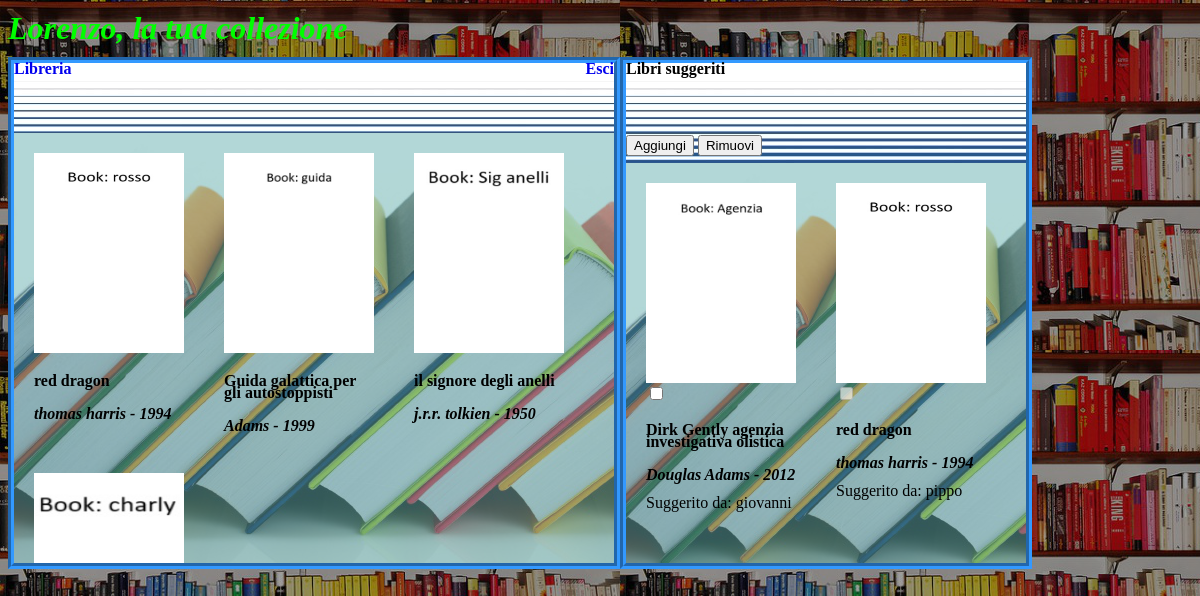
Screenshot of /home.php (signed in) with the database file from the repository.
### tables this page shows
CREATE TABLE `commenti` (
  `id` varchar(45) NOT NULL,
  `isbn` varchar(13) NOT NULL,
  `commento` varchar(200) DEFAULT NULL,
  `voto` int(11) DEFAULT NULL,
  PRIMARY KEY (`id`,`isbn`),
  KEY `isbn_idx` (`isbn`),
  CONSTRAINT `id` FOREIGN KEY (`id`) REFERENCES `utenti` (`ID`) ON DELETE CASCADE ON UPDATE NO ACTION,
  CONSTRAINT `isbn` FOREIGN KEY (`isbn`) REFERENCES `libri` (`isbn`) ON DELETE CASCADE ON UPDATE NO ACTION
);

CREATE TABLE `libri` (
  `isbn` varchar(13) NOT NULL,
  `titolo` varchar(45) DEFAULT NULL,
  `autore` varchar(45) DEFAULT NULL,
  `editore` varchar(45) DEFAULT NULL,
  `anno` int(11) DEFAULT NULL,
  `genere` enum('orror','fantasy','romantico','giallo','avventura','fumetto') DEFAULT NULL,
  `url_img` varchar(45) DEFAULT NULL,
  `timestamp_libro` timestamp NULL DEFAULT CURRENT_TIMESTAMP,
  PRIMARY KEY (`isbn`)
);

CREATE TABLE `suggeriti` (
  `id1` varchar(45) NOT NULL,
  `id2` varchar(45) NOT NULL,
  `isbn_libro` varchar(13) NOT NULL,
  PRIMARY KEY (`id1`,`id2`,`isbn_libro`),
  KEY `isbn_idx` (`isbn_libro`),
  KEY `id2_idx` (`id2`),
  CONSTRAINT `id1` FOREIGN KEY (`id1`) REFERENCES `utenti` (`ID`) ON DELETE CASCADE ON UPDATE NO ACTION,
  CONSTRAINT `id2` FOREIGN KEY (`id2`) REFERENCES `utenti` (`ID`) ON DELETE CASCADE ON UPDATE NO ACTION,
  CONSTRAINT `isbn_libro` FOREIGN KEY (`isbn_libro`) REFERENCES `libri` (`isbn`) ON DELETE CASCADE ON UPDATE NO ACTION
);

CREATE TABLE `utenti` (
  `ID` varchar(45) NOT NULL,
  `nome` varchar(45) DEFAULT NULL,
  `cognome` varchar(45) DEFAULT NULL,
  `genere_preferito` enum('orror','fantasy','romantico','giallo','avventura','fumetto') DEFAULT NULL,
  `pass` varchar(45) DEFAULT NULL,
  PRIMARY KEY (`ID`)
);

### home.php (the view, shortened to what this page needs)
<?PHP
function presente($valore, $lista)
{
	while ($temp = mysql_fetch_array($lista))
		if ($temp['isbn'] == $valore)
			return true;
	return false;
}
$user_id=$_SESSION['user'];
?>
<!DOCTYPE HTML PUBLIC "-//W3C//DTD HTML 4.01//EN"
"http://www.w3.org/TR/html4/strict.dtd">
<html lang="it">
<head>
	<link rel="stylesheet" type="text/css" media="screen" href="./css/style_screen.css">
</head>
<body>
<?PHP
	echo '<h1 class="titoli">'.ucwords($_SESSION["nome"]).', la tua collezione</h1>';
?>
	<div class="primo">
		<p class="i_no_interlinea p_no_interlinea p_bold"><a href="libreria.php" class="titoli_link">Libreria</a><a href="index.php" class="bottone2 titoli_link">Esci</a></p>
		<div class="contenitore" id="contenitore_home">
		<?PHP
			$query1 = mysql_query("select * from libri, commenti where libri.isbn=commenti.isbn and id='".$user_id."'") or die(mysql_error());
			while($result = mysql_fetch_array($query1))
			{
				echo '<div class="elemento el_home">
					<a class="descrizione_libri" href="visualizza_libro.php?ISBN='.$result["isbn"].'">
					<img class="img_el"  src="'.$result["url_img"].'" alt="isbn: '.$result["isbn"].'">
					</a>
            				<h4><a class="descrizione_libri" href="visualizza_libro.php?ISBN='.$result["isbn"].'">'.$result["titolo"].'</a></h4>
            				<p class="p_autore_anno"><a class="descrizione_libri" href="visualizza_libro.php?ISBN='.$result["isbn"].'">'.$result["autore"].' - '.$result["anno"].'</a></p>
				</div>';
			}
		?>
		</div>
	</div>
	<div class="secondo">
		<p class="i_no_interlinea p_bold" id="label_suggeriti">Libri suggeriti</p>
		<form action="home.php" method="post">
			<div class="top_home">
				<p class="p_inline p_no_interlinea"><input type="submit" value="Aggiungi" name="Aggiungi2"></p>
				<p class="p_inline p_no_interlinea"><input type="submit" value="Rimuovi" name="Rimuovi"></p>
			</div>
			<div class="contenitore">
			<?PHP
				$supporto=mysql_query("select libri.isbn from libri, commenti where libri.isbn=commenti.isbn and id='".$user_id."'");
				$q = mysql_query("select isbn, url_img, titolo, autore, anno, nome, id1 from libri, suggeriti, utenti
 where libri.isbn=suggeriti.isbn_libro and id1=utenti.id and id2='".$user_id."'") or die(mysql_error());
				while($r = mysql_fetch_array($q))
				{
					echo '<div class="elemento el_lib">
						<a class="descrizione_libri" href="visualizza_libro.php?ISBN='.$r["isbn"].'&amp;s='.$r["id1"].'">
						<img class="img_el"  src="'.$r["url_img"].'" alt="isbn: '.$r["isbn"].'">
						</a>
						<input type="checkbox" name="elementi['.$r["isbn"].'_'.$r["id1"].']"';
					echo (presente($r["isbn"], $supporto)) ? ' disabled="disabled">' : '>';
					echo '<h4><a class="descrizione_libri" href="visualizza_libro.php?ISBN='.$r["isbn"].'&amp;s='.$r["id1"].'">'.$r["titolo"].'</a></h4>
        	    				<p class="p_autore_anno"><a class="descrizione_libri" href="visualizza_libro.php?ISBN='.$r["isbn"].'&amp;s='.$r["id1"].'">'.$r["autore"].' - '.$r["anno"].'</a></p>
						<p>Suggerito da: '.$r['nome'].'</p>
						</div>';
				}
			?>
			</div>
		</form>
	</div>
</body>
</html>

### css/style_screen.css (style rules this page uses)
body { background: black; color: white; background-image: url(../img_sistema/arcobaleno.png); }
h1 { font-weight: bold; line-height: 14px; font-family: Comic, cursive; font-variant: normal; font-style: italic; }
h4 { color: black; }
form { width: inherit; }
.primo { background-image: url(../img_sistema/scala_blu.jpg); position: relative; width: 600px; height: 500px; line-height: 12px; float: left; color: black; background-color: #00FF99; border-style: groove; border-width: 6px; border-color: #3399FF; }
.secondo { background-image: url(../img_sistema/scala_blu.jpg); position: relative; width: 400px; height: 500px; line-height: 12px; float: left; color: black; background-color: #70D0B0; border-style: groove; border-width: 6px; border-color: #3399FF; }
.contenitore { overflow: scroll; background-image: url(../img_sistema/libri2.png); background-color: #66AFB0; bottom: 0px; position: absolute; width: inherit; height: 400px; }
#contenitore_home { height: 430px; }
.elemento { float: left; border: 20px solid transparent; width: 150px; }
.el_home { height: 280px; }
.el_lib { height: 330px; }
.img_el { width: 150px; height: 200px; }
.bottone2 { position: relative; float: right; }
.p_bold { font-weight: bold; }
.p_autore_anno { font-style: italic; font-weight: bold; color: black; margin-bottom: 0px; }
.descrizione_libri { text-decoration: none; color: black; }
.titoli_link { text-decoration: none; }
.p_no_interlinea { margin-bottom: 0px; margin-top: 18px; }
.i_no_interlinea { margin-bottom: 0px; margin-top: 0px; }
.p_inline { display: inline; }
.top_home { margin-top: 60px; }
.titoli { color: #00FF00; font-family: Comic, cursive; }

### rows the page displays
commenti: isbn.url_img (picture), isbn.titolo "red dragon", isbn.autore "thomas harris", isbn.anno "1994"
commenti: isbn.url_img (picture), isbn.titolo "Guida galattica per gli autostoppisti", isbn.autore "Adams", isbn.anno "1999"
commenti: isbn.url_img (picture), isbn.titolo "il signore degli anelli", isbn.autore "j.r.r. tolkien", isbn.anno "1950"
commenti: isbn.url_img (picture)
suggeriti: isbn_libro.url_img (picture), isbn_libro.titolo "Dirk Gently agenzia investigativa olistica", isbn_libro.autore "Douglas Adams", isbn_libro.anno "2012", id1.nome "giovanni"
suggeriti: isbn_libro.url_img (picture), isbn_libro.titolo "red dragon", isbn_libro.autore "thomas harris", isbn_libro.anno "1994", id1.nome "pippo"

### other values shown
$_SESSION["nome"] "Lorenzo"
